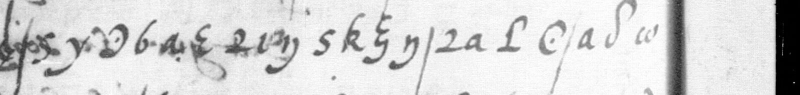
#> input picture ciphers/fr16045-pisany-rome-1585/images/f302v_L07_s2.jpg, 1600 x 190 px, given in place of f302v_L07_s2.jpg_s1.jpg, which was not available (shown at 1/2 size)
$ python strip.py ../images/f302v_L07_s2.jpg
#> lines starting #> are read from the running program, lines starting #| are printed output that depends on the picture; pictures that were not available may be replaced by others from this repository, and a replacement may not be noted
"""Stitch an f.302v line strip from the committed images/f302v_L<NN>_s1/s2 crops,
the same way D07-PIST40 did (s2 pasted at x=1600 from its own x=656)."""
import sys
from PIL import Image
H = 'ciphers/fr16045-pisany-rome-1585/images'
def strip(line):
#> called with line = '../images/f302v_L07_s2.jpg'
    a = Image.open(f'{H}/f302v_{line}_s1.jpg').convert('L'); b = Image.open(f'{H}/f302v_{line}_s2.jpg').convert('L')
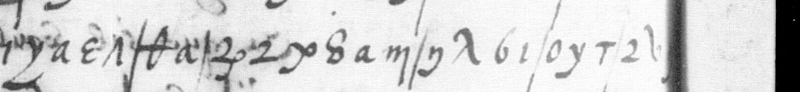
#> input picture ciphers/fr16045-pisany-rome-1585/images/f302v_L08_s2.jpg, 1600 x 184 px, given in place of f302v_L07_s2.jpg_s2.jpg, which was not available (shown at 1/2 size)
    h = max(a.size[1], b.size[1]); W = 1600 + b.size[0] - 656
#> after `h = max(a.size[1], b.size[1])`: h = 190
#> after `W = 1600 + b.size[0] - 656`: W = 2544
    s = Image.new('L', (W, h), 255); s.paste(a, (0, 0)); s.paste(b.crop((656, 0, b.size[0], b.size[1])), (1600, 0))
#> after `s = Image.new('L', (W, h), 255)`: s: PIL image 2544x190 L; every value is 255
#> after `s.paste(a, (0, 0))`:
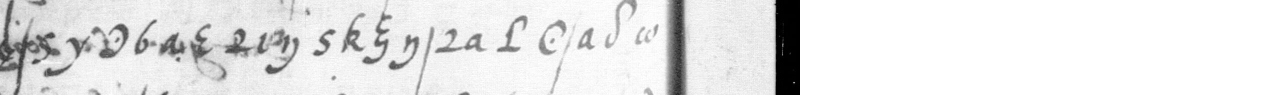
#> s: PIL image 2544x190 L (shown at 1/2 size); min 0, max 255, mean 229.6
#> after `s.paste(b.crop((656, 0, b.size[0], b.size[1])), (1600, 0))`:
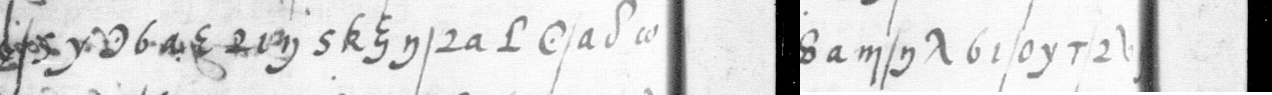
#> s: PIL image 2544x190 L (shown at 1/2 size); min 0, max 255, mean 215.7
    return s
if __name__ == '__main__':
    print(strip(sys.argv[1]).size)
